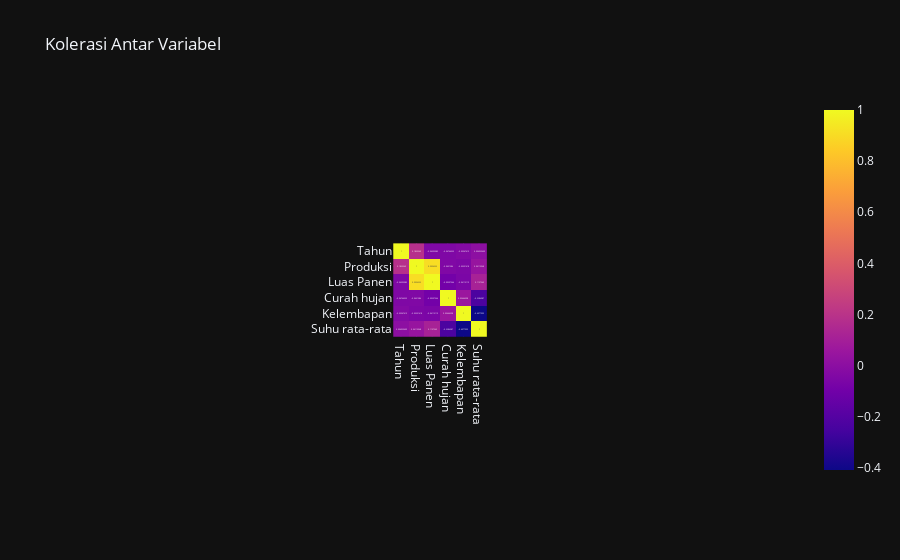

The code cell stored with this chart in its notebook:
### Code cell
fig = px.imshow(df.corr(),text_auto=True,title='Kolerasi Antar Variabel',template='plotly_dark')
fig.show()

### Figure 1 — Plotly figure (JSON) as saved in the notebook; plotly's stock layout.template omitted (floating-point values rounded to 4 significant figures)
{"data": [{"coloraxis": "coloraxis", "hovertemplate": "x: %{x}<br>y: %{y}<br>color: %{z}<extra></extra>", "name": "0", "texttemplate": "%{z}", "type": "heatmap", "x": ["Tahun", "Produksi", "Luas Panen", "Curah hujan", "Kelembapan", "Suhu rata-rata"], "xaxis": "x", "y": ["Tahun", "Produksi", "Luas Panen", "Curah hujan", "Kelembapan", "Suhu rata-rata"], "yaxis": "y", "z": [[1, 0.1825, -0.04595, -0.04765, -0.03347, 0.004923], [0.1825, 1, 0.9056, -0.04213, -0.05232, 0.04116], [-0.04595, 0.9056, 1, -0.09298, -0.06112, 0.1157], [-0.04765, -0.04213, -0.09298, 1, 0.05647, -0.2287], [-0.03347, -0.05232, -0.06112, 0.05647, 1, -0.4078], [0.004923, 0.04116, 0.1157, -0.2287, -0.4078, 1]]}], "layout": {"autosize": true, "coloraxis": {"colorscale": [[0, "#0d0887"], [0.1111, "#46039f"], [0.2222, "#7201a8"], [0.3333, "#9c179e"], [0.4444, "#bd3786"], [0.5556, "#d8576b"], [0.6667, "#ed7953"], [0.7778, "#fb9f3a"], [0.8889, "#fdca26"], [1, "#f0f921"]]}, "title": {"text": "Kolerasi Antar Variabel"}, "xaxis": {"anchor": "y", "autorange": true, "constrain": "domain", "domain": [0.4349, 0.5651], "range": [-0.5, 5.5], "scaleanchor": "y", "type": "category"}, "yaxis": {"anchor": "x", "autorange": true, "constrain": "domain", "domain": [0, 1], "range": [5.5, -0.5], "type": "category"}}}
